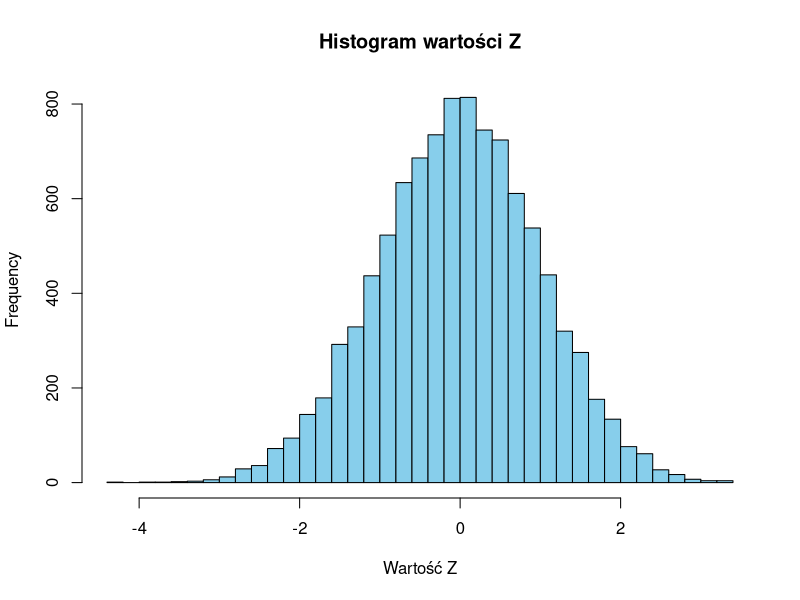
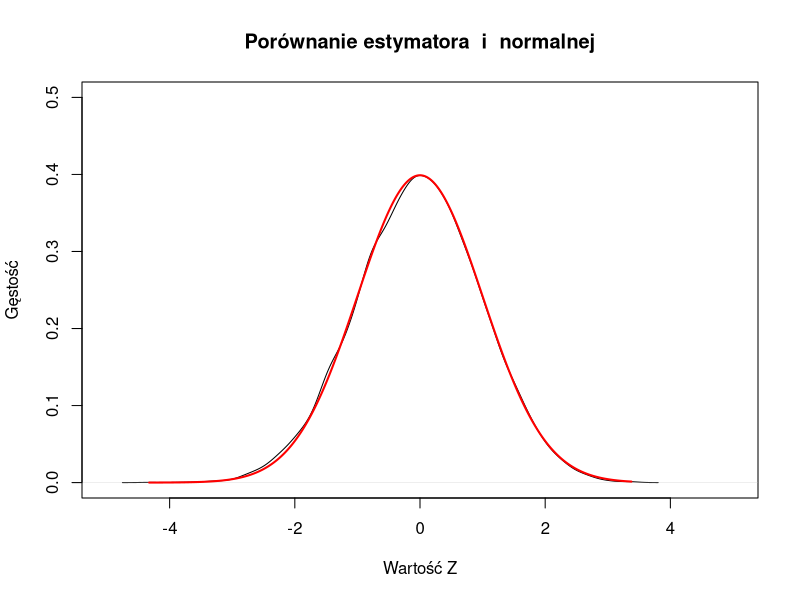
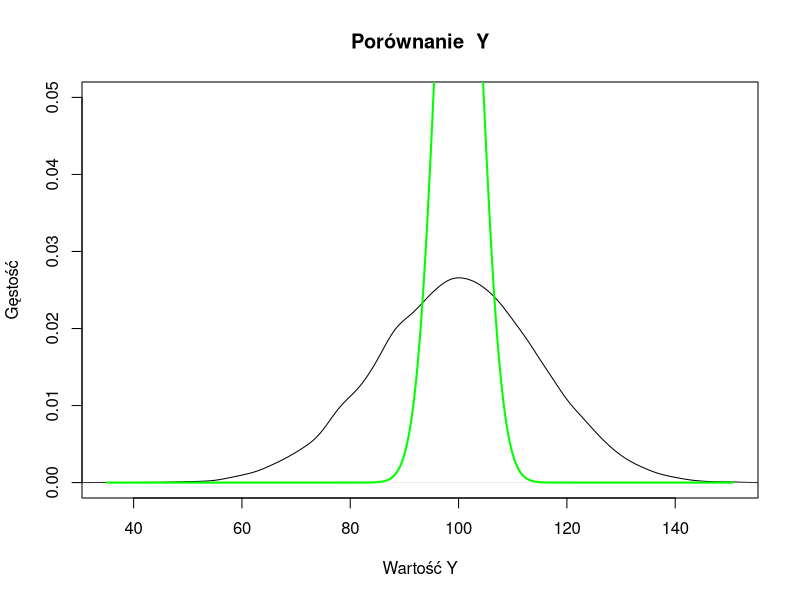
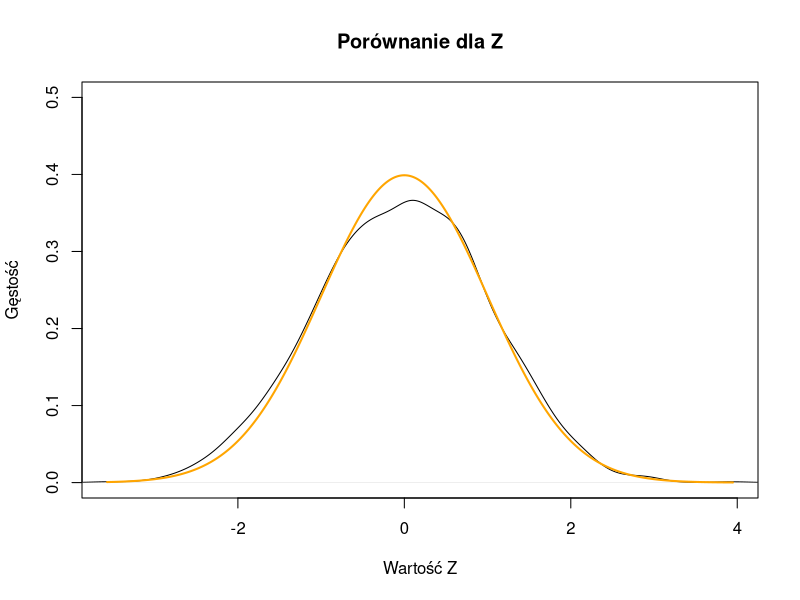
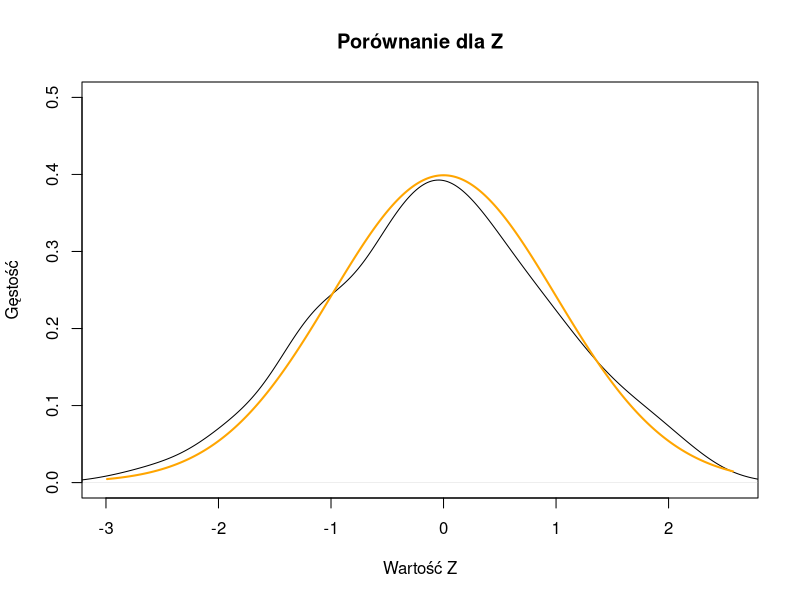
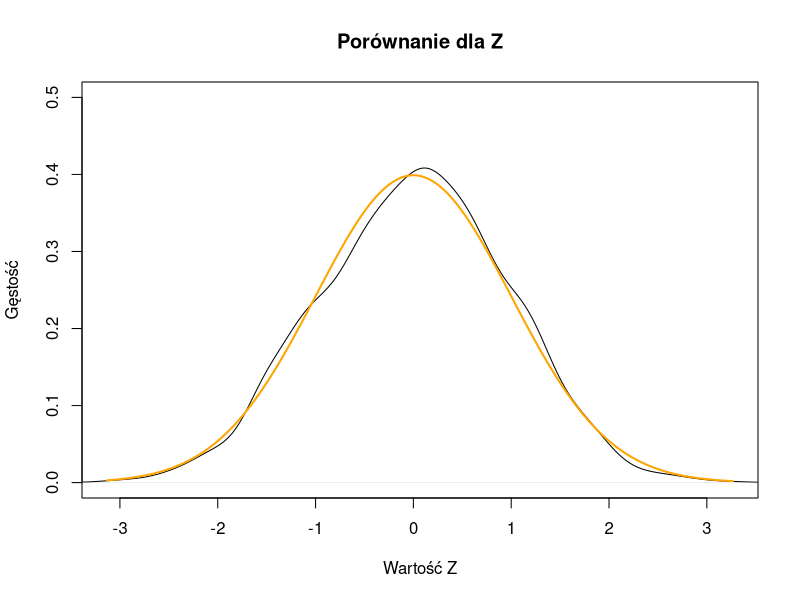
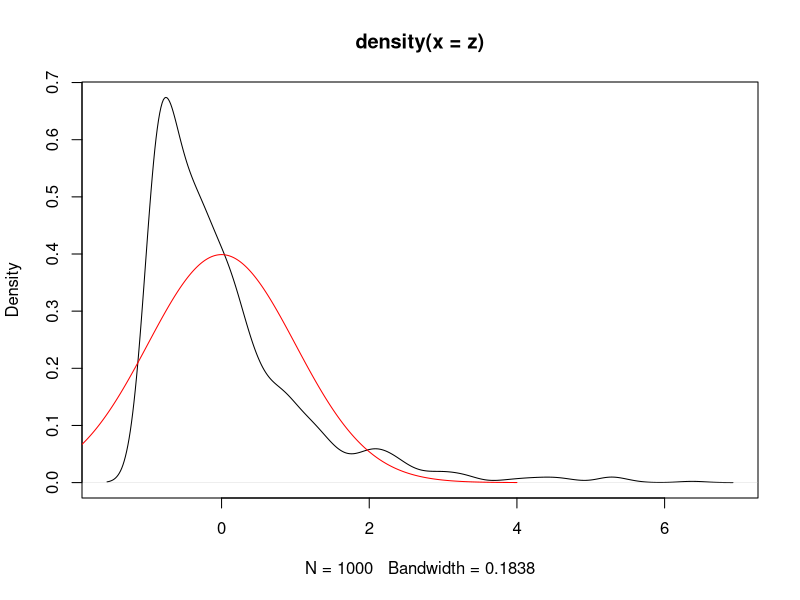
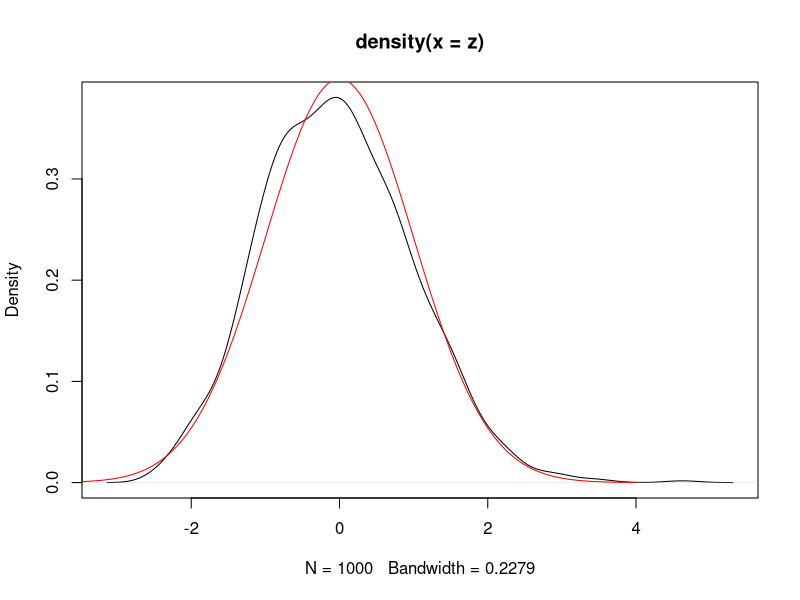

These figures' R source, in order:
# 	Wzrost X ma rozkład normalny z średnią 170cm a wariancją 144cm2. 
m <- 170
var <- 144
#i) p(X<164)
odstan <- sqrt(var)
x <- 164
# Znormalizowana odległość od średniej
z = (x-m)/odstan
# Prawdopodobieństwo P(X < 164)
(pnorm(z))
(1-pnorm((188-m)/odstan))
(ul <- (pnorm((185-m)/odstan) - pnorm((158-m)/odstan)) )

#b 
(k <- qnorm(1 - 0.15, mean = m, sd = odstan))


#2
# Utwórz pusty wektor do przechowywania wyników
Z_values <- numeric(10000)
Y_values <- numeric(10000)
# Wygeneruj 10 000 realizacji
for (i in 1:10000) {
  # Wygeneruj losowe wartości U1 i U2
  U1 <- runif(1)
  U2 <- runif(1)
  
  # Oblicz wartość Z
  Z <- cos(2 * pi * U1) * sqrt(-2 * log(U2))
  
  # Zapisz wynik
  Z_values[i] <- Z
  
  
  #iii) --------------------------------
  Y <- 100 + 15 * Z
  Y_values[i] <- Y
}
(Y_values[i])
# Wyświetl histogram wyników
hist(Z_values, breaks = 30, col = "skyblue", main = "Histogram wartości Z", xlab = "Wartość Z")

# ii) Estymator jądrowy gęstości --------------------------------------------------------
kde <- density(Z_values)

# Gęstość rozkładu normalnego standardowego
x <- seq(min(Z_values), max(Z_values), length.out = 1000)
normal_density <- dnorm(x)



plot(kde, main = "Porównanie estymatora  i  normalnej", xlab = "Wartość Z", ylab = "Gęstość", xlim = c(-5, 5), ylim = c(0, 0.5))
lines(x, normal_density, col = "red", lwd = 2)


#iii) ---------------------

# Estymator jądrowy gęstości dla zmiennej Y
kde_Y <- density(Y_values)

x_Y <- seq(min(Y_values), max(Y_values), length.out = 1000)
normal_density_Y <- dnorm(x_Y, mean = 100, sd = sqrt(15))

# Wykres porównawczy
plot(kde_Y, main = "Porównanie  Y", 
     xlab = "Wartość Y", ylab = "Gęstość", xlim = c(min(Y_values), max(Y_values)), ylim = c(0, 0.05))
lines(x_Y, normal_density_Y, col = "green", lwd = 2)




#3 Rozkład normalny standardowy X ma rozkład normalny z średnią 170cm a odchyleniem standardowym 12cm.

#i
n <- 2000
meanX <- 170
sdX <- 12
(X_values <- rnorm(n, mean = meanX, sd = sdX))


#ii 	Niech Z={X-170}/{12}. Sporządzić estymator jądrowy gęstości dla zmiennej Z. Porównać to z gęstością rozkładu normalnego standardowego.

# Obliczenie wartości Z
Z_values <- (X_values - 170) / 12

# Estymator jądrowy gęstości dla zmiennej Z
kde_Z <- density(Z_values)

# Gęstość rozkładu normalnego standardowego
x_Z <- seq(min(Z_values), max(Z_values), length.out = 1000)
normal_density_Z <- dnorm(x_Z, mean = 0, sd = 1)

# Wykres porównawczy
plot(kde_Z, main = "Porównanie dla Z", 
     xlab = "Wartość Z", ylab = "Gęstość", xlim = c(min(Z_values), max(Z_values)), ylim = c(0, 0.5))
lines(x_Z, normal_density_Z, col = "orange", lwd = 2)

#500------------------------------------------------------------
#i
n <- 500
mean_X <- 170
sd_X <- 12
(X_values <- rnorm(n, mean = mean_X, sd = sd_X))


#ii 	Niech Z={X-170}/{12}. Sporządzić estymator jądrowy gęstości dla zmiennej Z. Porównać to z gęstością rozkładu normalnego standardowego.

# Obliczenie wartości Z
Z_values <- (X_values - 170) / 12

# Estymator jądrowy gęstości dla zmiennej Z
kde_Z <- density(Z_values)

# Gęstość rozkładu normalnego standardowego
x_Z <- seq(min(Z_values), max(Z_values), length.out = 1000)
normal_density_Z <- dnorm(x_Z, mean = 0, sd = 1)

# Wykres porównawczy
plot(kde_Z, main = "Porównanie dla Z", 
     xlab = "Wartość Z", ylab = "Gęstość", xlim = c(min(Z_values), max(Z_values)), ylim = c(0, 0.5))
lines(x_Z, normal_density_Z, col = "orange", lwd = 2)



#100 ----------------------------------
#i
n <- 2000
mean_X <- 170
sd_X <- 12
(X_values <- rnorm(n, mean = mean_X, sd = sd_X))


#ii 	Niech Z={X-170}/{12}. Sporządzić estymator jądrowy gęstości dla zmiennej Z. Porównać to z gęstością rozkładu normalnego standardowego.

# Obliczenie wartości Z
Z_values <- (X_values - 170) / 12

# Estymator jądrowy gęstości dla zmiennej Z
kde_Z <- density(Z_values)

# Gęstość rozkładu normalnego standardowego
x_Z <- seq(min(Z_values), max(Z_values), length.out = 1000)
normal_density_Z <- dnorm(x_Z, mean = 0, sd = 1)

# Wykres porównawczy
plot(kde_Z, main = "Porównanie dla Z", 
     xlab = "Wartość Z", ylab = "Gęstość", xlim = c(min(Z_values), max(Z_values)), ylim = c(0, 0.5))
lines(x_Z, normal_density_Z, col = "orange", lwd = 2)


#4-----------------
# korzystam z faktu że suma n zmiennych o 
# rozkładzie Exp(a) ma rozkład Gamma(n,a)
n<-1
s<-rgamma(1000,n,0.5)
# E(S_n)=2n, Var(S_n)=4n, SD(S_n)=2n^0.5
mu<-2*n
sd<-2*n^0.5
z<-(s-mu)/sd
wyk<-density(z)
plot(wyk)
x<-(-400:400)*0.01
lines(x,dnorm(x,0,1),col="red")

n<-20
s<-rgamma(1000,n,0.5)
# E(S_n)=2n, Var(S_n)=4n, SD(S_n)=2n^0.5
mu<-2*n
sd<-2*n^0.5
z<-(s-mu)/sd
wyk<-density(z)
plot(wyk)
x<-(-400:400)*0.01
lines(x,dnorm(x,0,1),col="red")

n<-200
s<-rgamma(1000,n,0.5)
# E(S_n)=2n, Var(S_n)=4n, SD(S_n)=2n^0.5
mu<-2*n
sd<-2*n^0.5
z<-(s-mu)/sd
wyk<-density(z)
plot(wyk)
x<-(-400:400)*0.01
lines(x,dnorm(x,0,1),col="red")

#5 ---------------------

# Dla n=30, p=0.05
n<-30
x<-0:n
p<-0.5
# wartość oczekiwana oraz odchylenie
mu<-n*p
war<-mu*(1-p)
sd<-war^0.5
s<-rbinom(10000,n,p)
(rfrek<-table(s)/length(s))
plot(rfrek)
lines(x,dnorm(x,mu,sd),col="red")